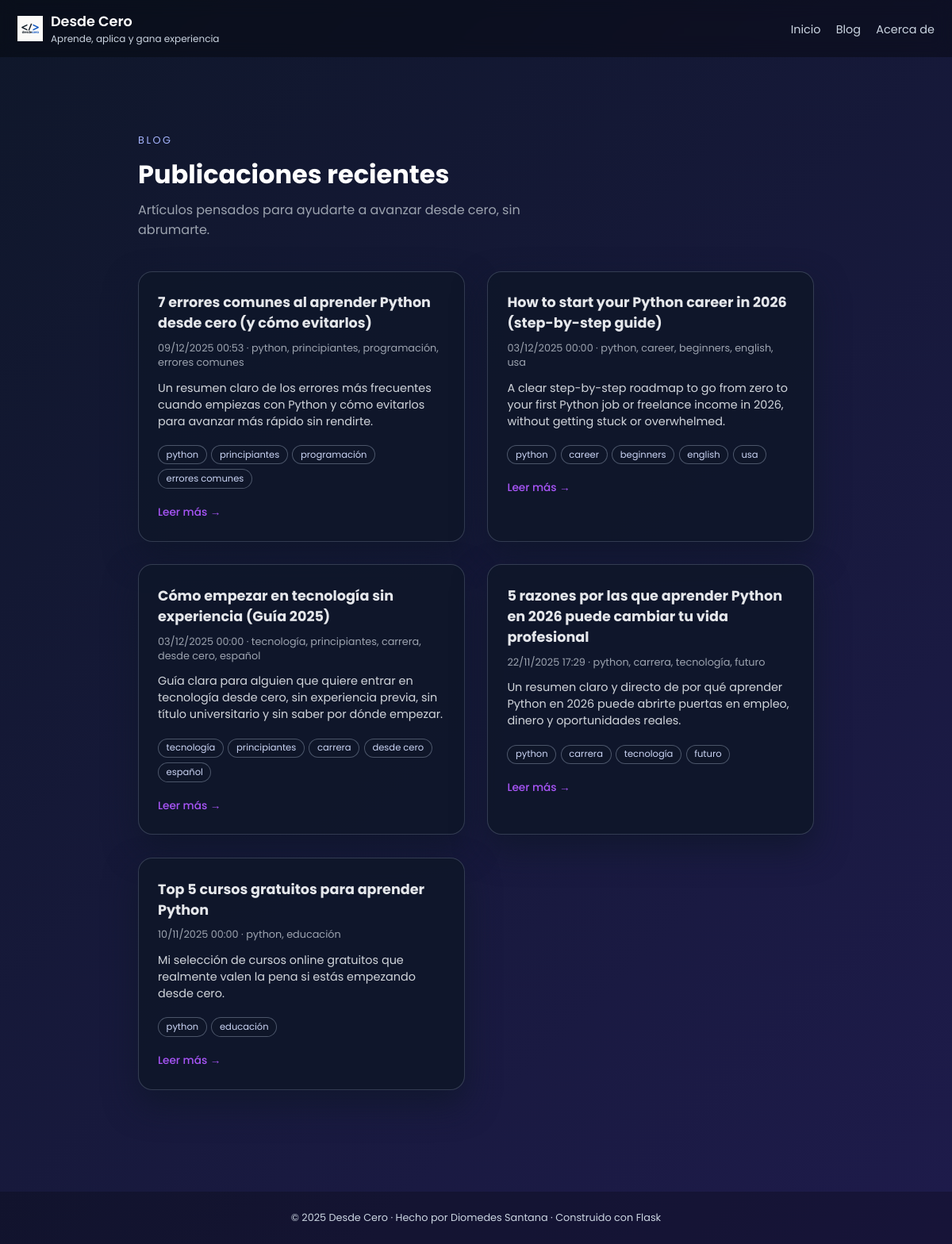
/blog, run on an earlier commit of the app's database.
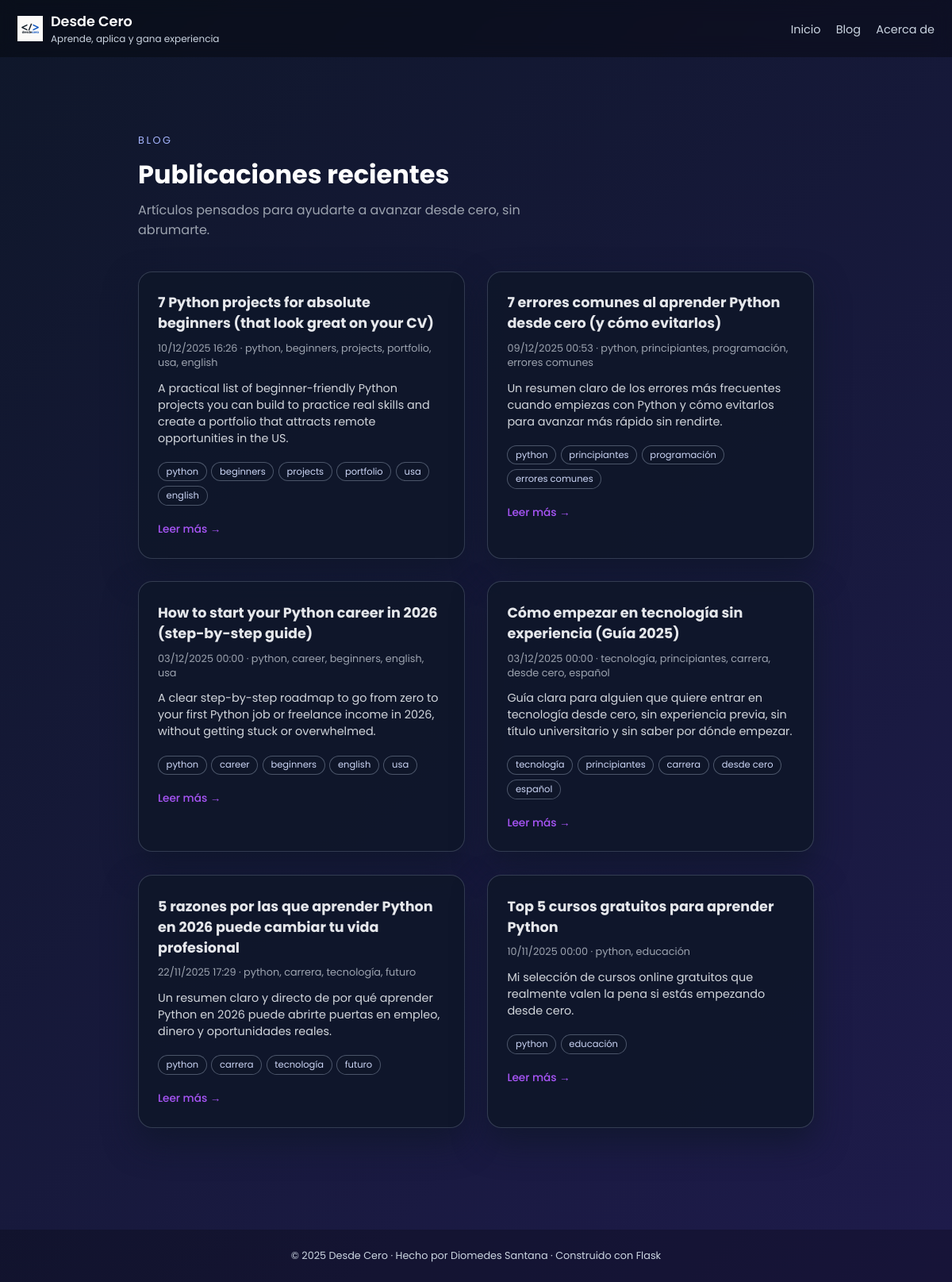
And on a later commit of the database.
### tables this page shows
CREATE TABLE posts (
            id      INTEGER PRIMARY KEY AUTOINCREMENT,
            title   TEXT NOT NULL,
            slug    TEXT NOT NULL UNIQUE,
            date    TEXT NOT NULL,      -- formato ISO 'YYYY-MM-DD HH:MM:SS'
            tags    TEXT,
            excerpt TEXT,
            content TEXT NOT NULL
        );

### main.py (the view)
@app.route("/blog")
def blog_list():
    posts = get_all_posts()
    return render_template("blog_list.html", posts=posts)

### main.py (called while the page is built)
def get_conn():
    conn = sqlite3.connect(DB_PATH)
    conn.row_factory = sqlite3.Row  # permite acceder por nombre de columna
    return conn

def get_all_posts():
    conn = get_conn()
    cur = conn.cursor()
    cur.execute("SELECT * FROM posts ORDER BY date DESC")
    rows = cur.fetchall()
    conn.close()
    return rows

@app.template_filter("fecha")
def formato_fecha(value):
    try:
        if isinstance(value, str):
            dt = datetime.strptime(value, "%Y-%m-%d %H:%M:%S")
        else:
            dt = value
        return dt.strftime("%d/%m/%Y %H:%M")
    except Exception:
        return value

@app.context_processor
def inject_globals():
    now = datetime.utcnow()
    return {
        "now": now,
        "current_year": now.year,
        "site_name": "Desde Cero",
    }

### templates/blog_list.html (shortened to what this page needs)
{% extends "base.html" %}
{% block content %}
<div class="blog-wrapper">
  <header class="blog-header">
    <div class="blog-kicker">BLOG</div>
    <h1 class="blog-title">Publicaciones recientes</h1>
    <p class="blog-subtitle">
      Artículos pensados para ayudarte a avanzar desde cero, sin abrumarte.
    </p>
  </header>
  {% if posts %}
    <div class="blog-grid">
      {% for post in posts %}
        <article class="blog-card">
          <h2 class="blog-card-title">
            <a href="{{ url_for('post_detail', slug=post['slug']) }}">
              {{ post['title'] }}
            </a>
          </h2>
          <div class="blog-meta">
            {{ post['date']|fecha }}
            {% if post['tags'] %}
              ·
              <span>
                {{ post['tags'] }}
              </span>
            {% endif %}
          </div>
          {% if post['excerpt'] %}
            <p class="blog-excerpt">
              {{ post['excerpt'] }}
            </p>
          {% endif %}
          {% if post['tags'] %}
            <div class="blog-tags">
              {% for tag in post['tags'].split(',') %}
                <span class="blog-tag-pill">
                  {{ tag.strip() }}
                </span>
              {% endfor %}
            </div>
          {% endif %}
          <div class="blog-readmore">
            <a href="{{ url_for('post_detail', slug=post['slug']) }}">
              Leer más →
            </a>
          </div>
        </article>
      {% endfor %}
    </div>
  {% else %}
    <p class="blog-empty">
      Todavía no hay publicaciones en el blog. Muy pronto empezaré a compartir artículos
      sobre Python, proyectos reales y carrera profesional.
    </p>
  {% endif %}
</div>
{% endblock %}

### templates/base.html (shortened to what this page needs)
<!doctype html>
<html lang="es">
<head>
</head>
<body>
<header class="navbar">
    <a href="{{ url_for('home') }}" class="brand">
        <img src="{{ url_for('static', filename='logo.png') }}" alt="Logo">
        <div>
            <div class="brand-title">Desde Cero</div>
            <div class="brand-sub">Aprende, aplica y gana experiencia</div>
        </div>
    </a>
    <nav class="nav-links">
        <a href="{{ url_for('home') }}" class="{% if active_page == 'home' %}nav-active{% endif %}">Inicio</a>
        <a href="{{ url_for('blog_list') }}" class="{% if active_page == 'blog' %}nav-active{% endif %}">Blog</a>
        <a href="{{ url_for('about') }}" class="{% if active_page == 'about' %}nav-active{% endif %}">Acerca de</a>
    </nav>
</header>
<main class="page">
    {% block content %}{% endblock %}
</main>
<footer>
    © 2025 Desde Cero · Hecho por Diomedes Santana · Construido con Flask
</footer>
</body>
</html>

### templates/base.html (style rules this page uses)
body { margin: 0; font-family: "Poppins", sans-serif; background: linear-gradient(135deg, #0f172a, #1e1b4b); color: white; }
.navbar { background: rgba(0,0,0,0.35); padding: 14px 22px; display: flex; align-items: center; justify-content: space-between; position: sticky; top: 0; backdrop-filter: blur(10px); }
.brand { display: flex; align-items: center; gap: 10px; text-decoration: none; }
.brand img { width: 32px; height: 32px; object-fit: contain; }
.brand-title { font-size: 1.1rem; font-weight: 600; color: #fff; }
.brand-sub { font-size: 0.75rem; color: #cbd5e1; }
.nav-links a { text-decoration: none; color: #cbd5e1; margin-left: 15px; font-size: 0.9rem; }
.page { max-width: 900px; margin: 2.5rem auto; padding: 0 1rem; }
footer { margin-top: 3rem; padding: 1.5rem; background: rgba(0,0,0,0.25); text-align: center; font-size: 0.8rem; color: #cbd5e1; }

### templates/blog_list.html (style rules this page uses)
.blog-wrapper { max-width: 1100px; margin: 0 auto; padding: 3.5rem 1.5rem 5rem; }
.blog-header { margin-bottom: 2.5rem; }
.blog-kicker { font-size: 0.8rem; letter-spacing: 0.2em; text-transform: uppercase; color: #a5b4fc; margin-bottom: 0.6rem; }
.blog-title { font-size: 2rem; margin: 0 0 0.5rem; }
.blog-subtitle { color: #9ca3af; max-width: 32rem; margin: 0; }
.blog-grid { display: grid; gap: 1.8rem; }
@media (min-width: 900px) { .blog-grid { grid-template-columns: repeat(2, minmax(0, 1fr)); } }
.blog-card { background: rgba(15, 23, 42, 0.9); border-radius: 18px; padding: 1.6rem 1.5rem 1.55rem; border: 1px solid rgba(148, 163, 184, 0.28); box-shadow: 0 18px 40px rgba(15, 23, 42, 0.75); display: flex; flex-direction: column; gap: 0.6rem; }
.blog-card-title { font-size: 1.1rem; margin: 0; }
.blog-card-title a { color: #e5e7eb; text-decoration: none; }
.blog-meta { font-size: 0.8rem; color: #9ca3af; }
.blog-tags { display: flex; flex-wrap: wrap; gap: 0.35rem; margin-top: 0.2rem; }
.blog-tag-pill { font-size: 0.72rem; padding: 0.18rem 0.6rem; border-radius: 999px; border: 1px solid rgba(148, 163, 184, 0.45); color: #cbd5f5; background: rgba(15, 23, 42, 0.8); }
.blog-excerpt { font-size: 0.9rem; color: #d1d5db; margin: 0.2rem 0 0.4rem; }
.blog-readmore { margin-top: 0.4rem; }
.blog-readmore a { font-size: 0.85rem; text-decoration: none; color: #a855f7; font-weight: 500; }

What changed in the data, as far as the page shows it:
added posts: title "7 Python projects for absolute beginners (that look great on your CV)", date|fecha "10/12/2025 16:26", tags "python, beginners, projects, portfolio, usa, english", excerpt "A practical list of beginner-friendly Python projects you can build to practice real skills and create a portfolio that attracts remote opportunities in the US.", strip "python" "beginners" "projects" "portfolio" "usa" "english"
